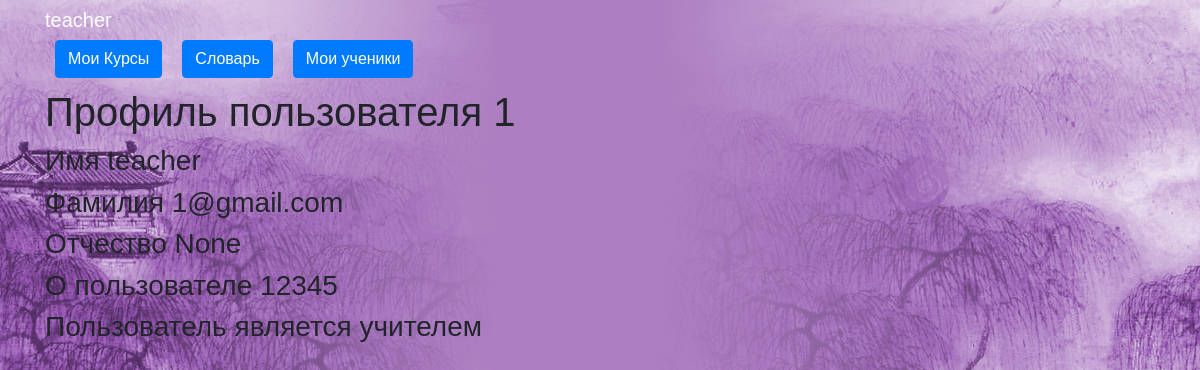
/profile/1 (signed in), run on the app's committed database.
### data/users.py (models this page shows, shortened)
class User(SqlAlchemyBase, UserMixin, SerializerMixin):
    __tablename__ = 'users'
    id = sqlalchemy.Column(sqlalchemy.Integer,
                           primary_key=True, autoincrement=True)
    name = sqlalchemy.Column(sqlalchemy.String, nullable=True)
    last_name = sqlalchemy.Column(sqlalchemy.String, nullable=True)
    patronymic = sqlalchemy.Column(sqlalchemy.String, nullable=True)
    email = sqlalchemy.Column(sqlalchemy.String,
                              index=True, unique=True, nullable=True)
    about = sqlalchemy.Column(sqlalchemy.String, nullable=True)
    hashed_password = sqlalchemy.Column(sqlalchemy.String, nullable=True)
    teacher = sqlalchemy.Column(sqlalchemy.Boolean, nullable=True)
    creator = sqlalchemy.Column(sqlalchemy.Integer, nullable=True)
    courses = orm.relation("Courses",
                           secondary="users_to_course",
                           backref="users")
    words = orm.relation("Words", back_populates='user')
    hash_token = sqlalchemy.Column(sqlalchemy.Integer, nullable=True, unique=True)

### main.py (the view)
@app.route('/profile/<int:user_id>', methods=['GET', 'POST'])
def user_profile(user_id):
    db_sess = db_session.create_session()
    if current_user.id == user_id:
        return render_template('profile.html', user=current_user, is_owner=1)
    profile_user = db_sess.query(User).get(user_id)
    return render_template('profile.html', user=profile_user, is_owner=0)

### data/db_session.py (called while the page is built)
def create_session() -> Session:
    global __factory
    return __factory()

### main.py (called while the page is built)
@login_manager.user_loader
def load_user(user_id):
    db_sess = db_session.create_session()
    return db_sess.query(User).get(user_id)

### templates/profile.html (shortened to what this page needs)
{% extends "base.html" %}
{% block content %}
<h1>Профиль пользователя {{ user.id }}</h1>
<h3>Имя {{ user.name }}</h3>
<h3>Фамилия {{ user.last_name }}</h3>
<h3>Отчество {{ user.patronymic }}</h3>
<h3>О пользователе {{ user.about }}</h3>
{% if user.teacher %}
<h3>Пользователь является учителем</h3>
{% else %}
<h3>Пользователь является учеником</h3>
{% endif %}
{% endblock %}

### templates/base.html (shortened to what this page needs)
<!doctype html>
<html lang="en">
<head>
    <link rel="stylesheet"
          href="https://stackpath.bootstrapcdn.com/bootstrap/4.4.1/css/bootstrap.min.css"
>
    <link rel="stylesheet" href="/static/style.css">
</head>
<body>
<header class="header">
    <div class="container">
        <div class="header_inner">
            <nav>
                {% if current_user.is_authenticated %}
                <a class="navbar-brand" href="/profile/{{ current_user.id }}" style="color: white;">
                    {{ current_user.name}}</a>
                {% endif %}
                {% if current_user.is_authenticated %}
                <div class="nav" id="up buttons">
                    <a id="nav button 1" class="btn btn-primary" href="/courses" style="color: white;">Мои Курсы</a>
                    <a id="nav button 2" class="btn btn-primary" href="/dictionary" style="color: white;">Словарь</a>
                    {% if current_user.teacher %}
                    <a id="nav button 3" class="btn btn-primary" href="/pupils" style="color: white;">Мои ученики</a>
                    {% endif %}
                </div>
                {% endif %}
            </nav>
        </div>
    </div>
</header>
<main role="main" class="container">
    {% block content %}{% endblock %}
</main>
</body>
</html>

### static/style.css (style rules this page uses)
body { font-family: 'Montserrat', sans-serif; font-size: 15px; color: #33; background: url('background_paint.jpg'); -webkit-background-size: cover; background-size: cover; }
.header { width: 100%; top: 0; left: 0; right: 0; z-index: 1000; }
.navbar-brand { color: #fff; position: relative; }
.btn { margin: 0 10px; margin-bottom: 10px; }
.btn-primary { display: inline-block; vertical-align: top; color: white; overflow: hidden; text-overflow: ellipsis; }

### data on the page
User: name "teacher"
User: id "1", name "teacher", last_name "1@gmail.com", patronymic "None", about "12345"
